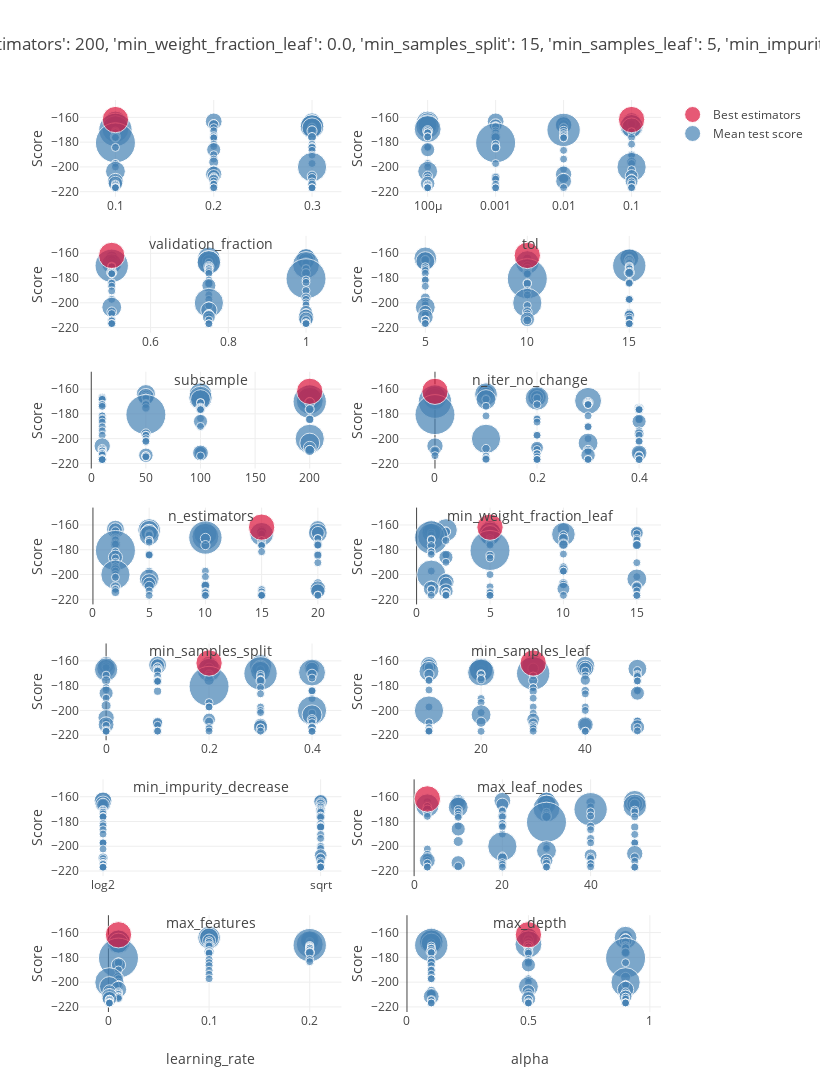

The notebook cell this image was saved under:
### Code cell
clf = RandomizedSearchCV(model, param, cv=5,scoring='neg_root_mean_squared_error', verbose=VERBOSE, n_jobs=-1,n_iter=100)
clf.fit(X_train, y_train)
plot_grid_search(clf)
table_grid_search(clf)
